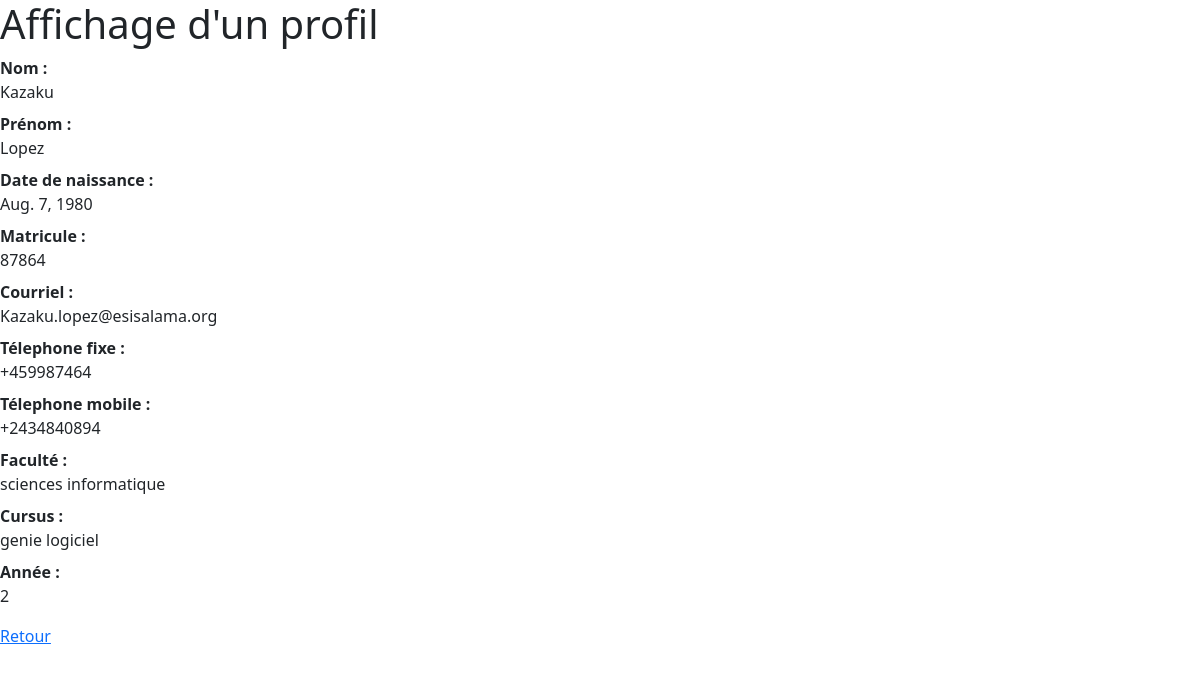
Page /showProfile?userToShow=2 (signed in) on the committed database.
### Trombinoscoop/models.py (models this page shows, shortened)
class Person(models.Model):
    img_profile = models.FileField(upload_to='profil_img/', default=None, null=True, blank=True)
    registration_number = models.CharField(max_length=30, unique=True)
    last_name = models.CharField(max_length=30)
    first_name = models.CharField(max_length=30)
    birth_date = models.DateField(blank=True)
    email = models.EmailField(unique=True)
    home_phone_number = models.CharField(max_length=20, blank=True)
    cellphone_number = models.CharField(max_length=20, blank=True, unique=True)
    password = models.CharField(max_length=32, unique=True)
    friends = models.ManyToManyField('self', blank=True)
    faculty = models.ForeignKey('Faculty', on_delete=models.CASCADE, default=None)
    person_type = 'generic'

class Faculty(models.Model):
    name = models.CharField(max_length=30)
    color = models.CharField(max_length=6)

class Student(Person):
    cursus = models.ForeignKey('Cursus', on_delete=models.CASCADE, default=None)
    year = models.IntegerField()
    person_type = 'student'

class Cursus(models.Model):
    title = models.CharField(max_length=30)

### Trombinoscoop/views.py (the view)
# urls.py: path('showProfile', views.show_profile),
def show_profile(request):
    logged_user = get_logged_user_from_request(request)
    if logged_user:
        if 'userToShow' in request.GET and request.GET['userToShow'] != '':
            user_to_show_id = int(request.GET['userToShow'])
            results = Person.objects.filter(id=user_to_show_id)
            if len(results) == 1:
                if Student.objects.filter(id=user_to_show_id):
                    user_to_show = Student.objects.get(id=user_to_show_id)
                else:
                    user_to_show = Employee.objects.get(id=user_to_show_id)
                return render(request, 'show_profile.html', {'user_to_show': user_to_show})
            else:
                return render(request, 'show_profile.html', {'user_to_show': logged_user})
        else:
            return render(request, 'show_profile.html', {'user_to_show': logged_user})
    else:
        return redirect('/login')

### Trombinoscoop/views.py (called while the page is built)
def get_logged_user_from_request(request):
    if 'logged_user_id' in request.session:
        logged_user_id = request.session['logged_user_id']
        if len(Student.objects.filter(id=logged_user_id)) == 1:
            return Student.objects.get(id=logged_user_id)
        elif len(Employee.objects.filter(id=logged_user_id)):
            return Employee.objects.get(id=logged_user_id)
        else:
            return None
    else:
        return None

### templates/show_profile.html (shortened to what this page needs)
{% extends "base.html" %}
{% block bodyId %}showProfilePage{% endblock %}
{% block content %}
    <h1>Affichage d'un profil</h1>
    <dl class="fieldList">
        <dt>Nom :</dt>
        <dd>{{ user_to_show.last_name }}</dd>
        <dt>Prénom :</dt>
        <dd>{{ user_to_show.first_name }}</dd>
        <dt>Date de naissance :</dt>
        <dd>{{ user_to_show.birth_date }}</dd>
        <dt>Matricule :</dt>
        <dd>{{ user_to_show.registration_number }}</dd>
        <dt>Courriel :</dt>
        <dd>{{ user_to_show.email }}</dd>
        <dt>Télephone fixe :</dt>
        <dd>{{ user_to_show.home_phone_number }}</dd>
        <dt>Télephone mobile :</dt>
        <dd>{{ user_to_show.cellphone_number }}</dd>
        <dt>Faculté :</dt>
        <dd>{{ user_to_show.faculty.name }}</dd>
        {% if user_to_show.person_type == "student" %}
            <dt>Cursus :</dt>
            <dd>{{ user_to_show.cursus.title }}</dd>
            <dt>Année :</dt>
            <dd>{{ user_to_show.year }}</dd>
        {% endif %}
    </dl>
    <p id="showProfileNavigationButtons">
        <a href="/" class="buttonLink">Retour</a>
    </p>
{% endblock %}

### rows in the picture
Person: last_name "Kazaku", first_name "Lopez", birth_date "Aug. 7, 1980", registration_number "87864", email "Kazaku.lopez@esisalama.org", home_phone_number "+459987464", cellphone_number "+2434840894", faculty.name "sciences informatique"
Student: cursus "genie logiciel", year "2"
